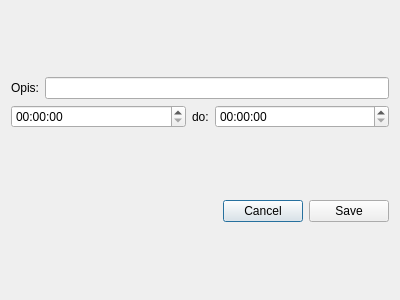
<?xml version="1.0" encoding="UTF-8"?>
<ui version="4.0">
 <class>Dialog_kafelka</class>
 <widget class="QDialog" name="Dialog_kafelka">
  <property name="geometry">
   <rect>
    <x>0</x>
    <y>0</y>
    <width>400</width>
    <height>300</height>
   </rect>
  </property>
  <property name="windowTitle">
   <string>Dialog</string>
  </property>
  <layout class="QVBoxLayout" name="verticalLayout_2">
   <item>
    <layout class="QVBoxLayout" name="verticalLayout">
     <item>
      <layout class="QHBoxLayout" name="horizontalLayout_3">
       <item>
        <widget class="QLabel" name="label_2">
         <property name="lineWidth">
          <number>1</number>
         </property>
         <property name="text">
          <string>Opis:</string>
         </property>
        </widget>
       </item>
       <item>
        <widget class="QLineEdit" name="lineEdit">
         <property name="text">
          <string/>
         </property>
        </widget>
       </item>
      </layout>
     </item>
     <item>
      <layout class="QHBoxLayout" name="horizontalLayout_2">
       <item>
        <widget class="QTimeEdit" name="timeEdit"/>
       </item>
       <item>
        <widget class="QLabel" name="label">
         <property name="sizePolicy">
          <sizepolicy hsizetype="Fixed" vsizetype="Preferred">
           <horstretch>0</horstretch>
           <verstretch>0</verstretch>
          </sizepolicy>
         </property>
         <property name="lineWidth">
          <number>0</number>
         </property>
         <property name="text">
          <string>do:</string>
         </property>
        </widget>
       </item>
       <item>
        <widget class="QTimeEdit" name="timeEdit_2"/>
       </item>
      </layout>
     </item>
    </layout>
   </item>
   <item>
    <layout class="QHBoxLayout" name="horizontalLayout_4">
     <item>
      <spacer name="horizontalSpacer">
       <property name="orientation">
        <enum>Qt::Horizontal</enum>
       </property>
       <property name="sizeHint" stdset="0">
        <size>
         <width>40</width>
         <height>20</height>
        </size>
       </property>
      </spacer>
     </item>
     <item>
      <widget class="QPushButton" name="Cancel">
       <property name="text">
        <string>Cancel</string>
       </property>
      </widget>
     </item>
     <item>
      <widget class="QPushButton" name="Save">
       <property name="text">
        <string>Save</string>
       </property>
      </widget>
     </item>
    </layout>
   </item>
  </layout>
 </widget>
 <resources/>
 <connections/>
</ui>
